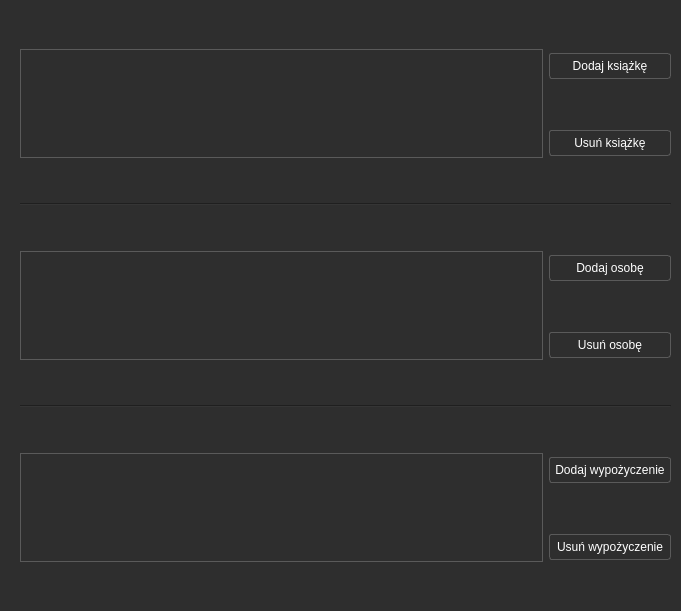
<?xml version="1.0" encoding="UTF-8"?>
<ui version="4.0">
 <class>MainWindow</class>
 <widget class="QMainWindow" name="MainWindow">
  <property name="geometry">
   <rect>
    <x>0</x>
    <y>0</y>
    <width>681</width>
    <height>611</height>
   </rect>
  </property>
  <property name="minimumSize">
   <size>
    <width>681</width>
    <height>611</height>
   </size>
  </property>
  <property name="maximumSize">
   <size>
    <width>681</width>
    <height>611</height>
   </size>
  </property>
  <property name="windowTitle">
   <string>Biblioteczka</string>
  </property>
  <property name="styleSheet">
   <string notr="true">QMainWindow {
    background-color: #2e2e2e;
    color: #ffffff;
	margin: 10px;
}

QGridLayout {
    background-color: #2e2e2e;
    color: #ffffff;
    margin: 10px; /* Dodaje margines 10 pikseli dookoła grida */
}

QPushButton {
    background-color: #4a4a4a;
    color: #ffffff;
    border: 1px solid #5a5a5a;
    padding: 5px;
    border-radius: 3px;
}

QPushButton:hover {
    background-color: #5a5a5a;
}

QPushButton:pressed {
    background-color: #3a3a3a;
}

QWidget {
    background-color: #2e2e2e;
    color: #ffffff;
}

QGridLayout {
    background-color: #2e2e2e;
    color: #ffffff;
}

QLabel {
    color: #ffcc00; 
}

QLineEdit {
    background-color: #3a3a3a;
    color: #ffffff;
    border: 1px solid #5a5a5a;
    padding: 5px;
    border-radius: 3px;
}

QLineEdit:focus {
    border: 1px solid #ffcc00; 
}

QComboBox {
    background-color: #3a3a3a;
    color: #ffffff;
    border: 1px solid #5a5a5a;
    padding: 5px;
    border-radius: 3px;
}

QComboBox QAbstractItemView {
    background-color: #3a3a3a;
    color: #ffffff;
    selection-background-color: #5a5a5a;
}

QStatusBar {
    background-color: #2e2e2e;
    color: #ffcc00; 
}

QTableView {
    background-color: #2e2e2e;
    color: #ffffff;
    gridline-color: #5a5a5a;
    border: 1px solid #5a5a5a;
}

QHeaderView::section {
    background-color: #4a4a4a;
    color: #ffffff;
    padding: 5px;
    border: 1px solid #5a5a5a;
}

QTableView::item:selected {
    background-color: #ffcc00;
    color: #2e2e2e;
}</string>
  </property>
  <widget class="QWidget" name="centralwidget">
   <widget class="QWidget" name="gridLayoutWidget">
    <property name="geometry">
     <rect>
      <x>20</x>
      <y>10</y>
      <width>651</width>
      <height>591</height>
     </rect>
    </property>
    <layout class="QGridLayout" name="gridLayout">
     <item row="0" column="1">
      <widget class="QPushButton" name="addBookButton">
       <property name="text">
        <string>Dodaj książkę</string>
       </property>
      </widget>
     </item>
     <item row="4" column="1">
      <widget class="QPushButton" name="deletePersonButton">
       <property name="text">
        <string>Usuń osobę</string>
       </property>
      </widget>
     </item>
     <item row="3" column="0" rowspan="2">
      <widget class="QTableView" name="personsTableView"/>
     </item>
     <item row="7" column="1">
      <widget class="QPushButton" name="deleteRentButton">
       <property name="text">
        <string>Usuń wypożyczenie</string>
       </property>
      </widget>
     </item>
     <item row="2" column="0" colspan="2">
      <widget class="Line" name="line">
       <property name="orientation">
        <enum>Qt::Orientation::Horizontal</enum>
       </property>
      </widget>
     </item>
     <item row="5" column="0" colspan="2">
      <widget class="Line" name="line_2">
       <property name="orientation">
        <enum>Qt::Orientation::Horizontal</enum>
       </property>
      </widget>
     </item>
     <item row="1" column="1">
      <widget class="QPushButton" name="deleteBookButton">
       <property name="text">
        <string>Usuń książkę</string>
       </property>
      </widget>
     </item>
     <item row="6" column="0" rowspan="2">
      <widget class="QTableView" name="rentalsTableView"/>
     </item>
     <item row="3" column="1">
      <widget class="QPushButton" name="addPersonButton">
       <property name="text">
        <string>Dodaj osobę</string>
       </property>
      </widget>
     </item>
     <item row="6" column="1">
      <widget class="QPushButton" name="addRentButton">
       <property name="text">
        <string>Dodaj wypożyczenie</string>
       </property>
      </widget>
     </item>
     <item row="0" column="0" rowspan="2">
      <widget class="QTableView" name="booksTableView"/>
     </item>
    </layout>
   </widget>
  </widget>
 </widget>
 <resources/>
 <connections/>
</ui>
